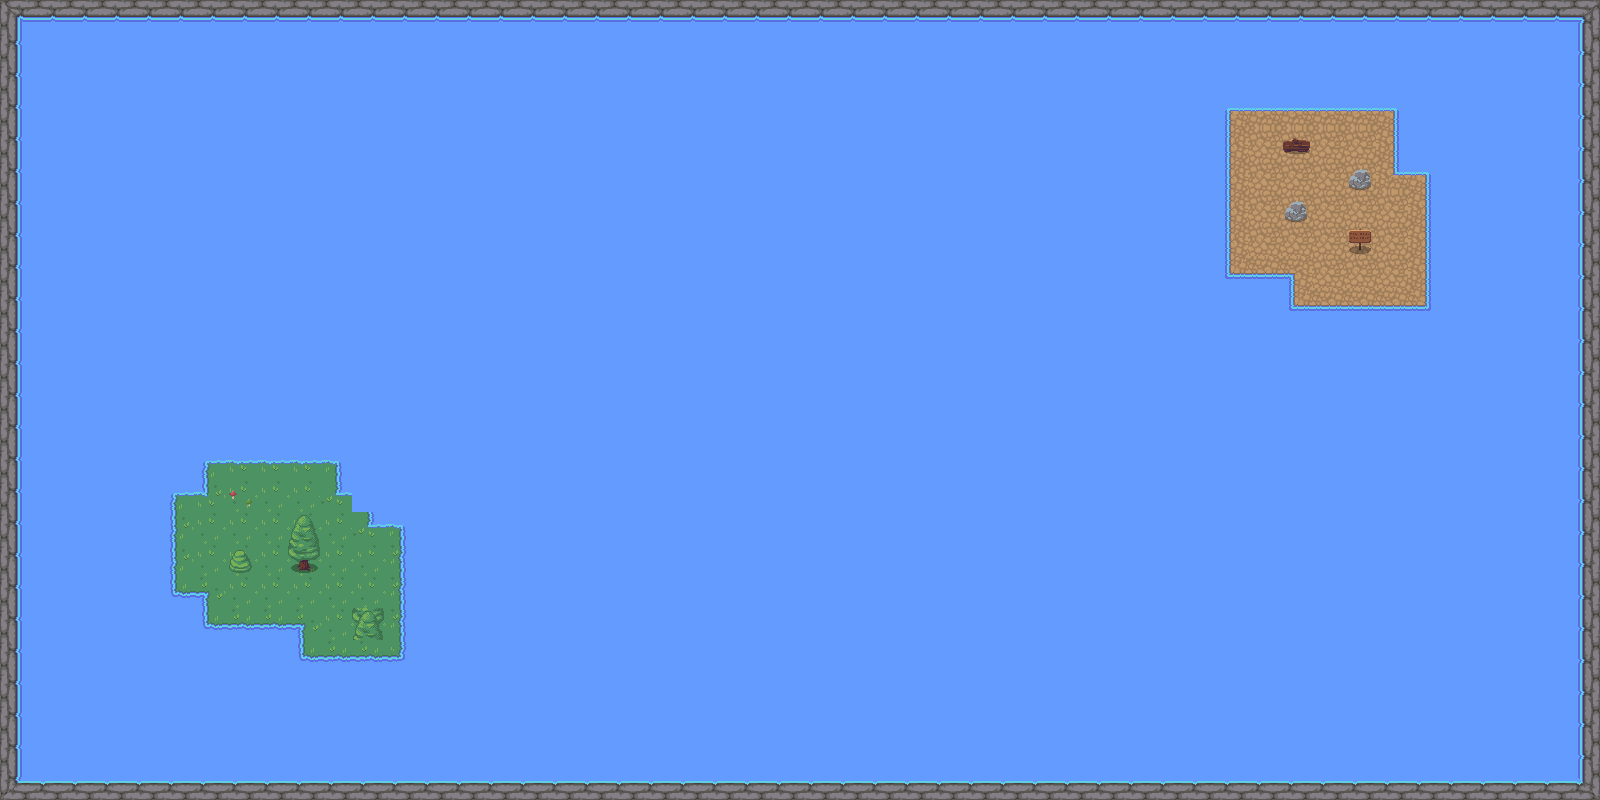

This is a level from a 2D game, rendered from its Tiled map with the project's own tilesets. A one-line summary and the map file follow, with tile-layer data summarised:
An orthogonal 50x25 tile map with 32x32 px tiles, 2 tile layers (Слой тайлов 1, Слой тайлов 2) and 16 objects (13x solid, 2x enemy, player).

<map version="1.8" tiledversion="1.8.4" orientation="orthogonal" renderorder="right-down" width="50" height="25" tilewidth="32" tileheight="32" infinite="0" nextlayerid="5" nextobjectid="39">
 <tileset firstgid="1" name="RPG Nature Tileset" tilewidth="32" tileheight="32" tilecount="180" columns="20">
  <image source="RPG Nature Tileset.png" width="641" height="288" />
 </tileset>
 <layer id="1" name="Слой тайлов 1" width="50" height="25">
  <data>[1250 cells, 1250 non-empty, 33 distinct tile ids]</data>
 </layer>
 <layer id="3" name="Слой тайлов 2" width="50" height="25">
  <data>[1250 cells, 175 non-empty, 10 distinct tile ids]</data>
 </layer>
 <objectgroup id="4" name="коллизия">
  <object id="1" name="solid" x="1.33333" y="782.667" width="1598.67" height="16" />
  <object id="3" name="solid" x="2.665" y="2" width="1598.67" height="16" />
  <object id="4" name="solid" x="1581.33" y="19.3333" width="18.0033" height="762.667" />
  <object id="5" name="solid" x="0.149865" y="19.8029" width="18.0033" height="762.667" />
  <object id="6" name="player" x="124" y="125.333" width="40" height="40" />
  <object id="8" name="enemy" x="689.333" y="288" width="38.6667" height="33.3333" />
  <object id="11" name="enemy" x="1240.67" y="608.667" width="38.6667" height="33.3333" />
  <object id="27" name="solid" x="1230.31" y="275.488" width="163.166" height="164.512" rotation="269.942" />
  <object id="28" name="solid" x="1292.73" y="308.38" width="31.9073" height="134.869" rotation="269.942" />
  <object id="32" name="solid" x="351.743" y="526.077" width="13.5912" height="17.9408" rotation="269.942" />
  <object id="33" name="solid" x="302.754" y="657.405" width="130.074" height="98.5183" rotation="269.942" />
  <object id="34" name="solid" x="176.055" y="593.413" width="95.8304" height="31.8517" rotation="269.942" />
  <object id="35" name="solid" x="206.751" y="625.407" width="27.8142" height="90.521" rotation="269.942" />
  <object id="36" name="solid" x="206.093" y="493.406" width="27.8142" height="130.522" rotation="269.942" />
  <object id="37" name="solid" x="333.707" y="511.279" width="16.3409" height="17.9408" rotation="269.942" />
  <object id="38" name="solid" x="1395.66" y="275.531" width="100.592" height="29.1908" rotation="269.942" />
 </objectgroup>
</map>
